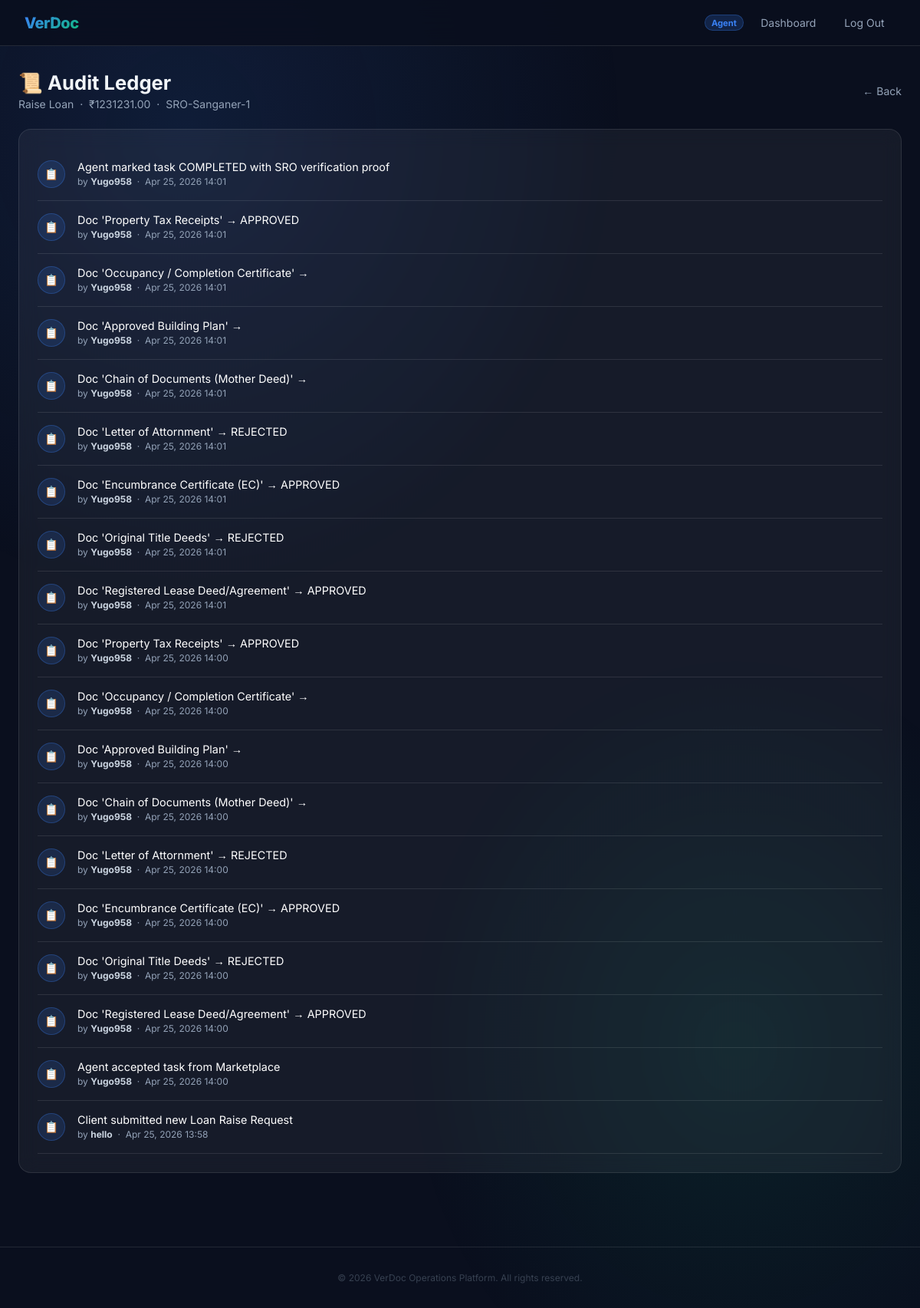
/history/17/ (signed in), run on the app's committed database.
### core/models.py (models this page shows, shortened)
class CustomUser(AbstractUser):
    role = models.CharField(max_length=10, choices=ROLE_CHOICES, default='CLIENT')
    phone_number = models.CharField(
        max_length=10, unique=True, null=True, blank=True,
        help_text='10-digit mobile number (mandatory for Agents)',
    )
    email = models.EmailField(unique=True)
    aadhar_number = models.CharField(
        max_length=12, blank=True, default='', unique=False,
        verbose_name='Aadhaar Number',
        help_text='12-digit Aadhaar number (format: XXXX XXXX XXXX)',
    )
    pan_number = models.CharField(
        max_length=10, blank=True, default='', unique=False,
        verbose_name='PAN Number',
        help_text='10-character PAN (e.g. ABCDE1234F)',
    )
    state        = models.CharField(max_length=100, blank=True, null=True)
    district     = models.CharField(max_length=100, blank=True, null=True)
    sub_district = models.CharField(max_length=100, blank=True, null=True)
    sro_no       = models.CharField(max_length=50, blank=True, null=True, verbose_name='SRO Number')
    last_active = models.DateTimeField(null=True, blank=True, verbose_name='Last Active')
    @property
    def is_client(self):
        return self.role == 'CLIENT'
    @property
    def is_agent(self):
        return self.role == 'AGENT'

class LoanOperation(models.Model):
    client = models.ForeignKey(
        CustomUser, on_delete=models.CASCADE,
        related_name='client_operations',
        limit_choices_to={'role': 'CLIENT'},
    )
    agent = models.ForeignKey(
        CustomUser, on_delete=models.SET_NULL,
        null=True, blank=True,
        related_name='agent_operations',
        limit_choices_to={'role': 'AGENT'},
    )
    operation_type = models.CharField(max_length=10, choices=OPERATION_TYPE_CHOICES)
    amount         = models.DecimalField(max_digits=15, decimal_places=2, null=True, blank=True)
    status         = models.CharField(max_length=20, choices=STATUS_CHOICES, default='PENDING')
    notes          = models.TextField(blank=True, null=True, help_text='Updates from agent')
    state          = models.CharField(max_length=100, blank=True, null=True, verbose_name='Target State')
    district       = models.CharField(max_length=100, blank=True, null=True, verbose_name='Target District')
    sub_district   = models.CharField(max_length=100, blank=True, null=True, verbose_name='Target Sub-District')
    sro_no         = models.CharField(max_length=50, blank=True, null=True, verbose_name='Target SRO Number')
    bhu_aadhar = models.CharField(
        max_length=14, blank=True, null=True,
        verbose_name='Bhu Aadhar (ULPIN)',
        help_text='14-character alphanumeric Unique Land Parcel Identification Number.',
    )
    doc_lease_deed    = models.FileField(upload_to='bank_docs/', blank=True, null=True,
        help_text='Registered Lease Deed/Agreement')
    doc_title_deed    = models.FileField(upload_to='bank_docs/', blank=True, null=True,
        help_text='Original Title Deeds (Sale Deed/Conveyance Deed)')
    doc_encumbrance   = models.FileField(upload_to='bank_docs/', blank=True, null=True,
        help_text='Encumbrance Certificate (EC) — 13–30 year period')
    doc_attornment    = models.FileField(upload_to='bank_docs/', blank=True, null=True,
        help_text="Letter of Attornment")
    doc_mother_deed   = models.FileField(upload_to='bank_docs/', blank=True, null=True,
        help_text='Chain of Documents (Mother Deed)')
    doc_building_plan = models.FileField(upload_to='bank_docs/', blank=True, null=True,
        help_text='Approved Building Plan / Sanction Plan')
    doc_occupancy     = models.FileField(upload_to='bank_docs/', blank=True, null=True,
        help_text='Occupancy Certificate / Completion Certificate')
    doc_tax_receipts  = models.FileField(upload_to='bank_docs/', blank=True, null=True,
        help_text='Latest Property Tax Receipts')
    doc_lease_deed_status    = models.CharField(max_length=10, choices=DOC_STATUS_CHOICES, default='PENDING')
    doc_title_deed_status    = models.CharField(max_length=10, choices=DOC_STATUS_CHOICES, default='PENDING')
    doc_encumbrance_status   = models.CharField(max_length=10, choices=DOC_STATUS_CHOICES, default='PENDING')
    doc_attornment_status    = models.CharField(max_length=10, choices=DOC_STATUS_CHOICES, default='PENDING')
    doc_mother_deed_status   = models.CharField(max_length=10, choices=DOC_STATUS_CHOICES, default='PENDING')
    doc_building_plan_status = models.CharField(max_length=10, choices=DOC_STATUS_CHOICES, default='PENDING')
    doc_occupancy_status     = models.CharField(max_length=10, choices=DOC_STATUS_CHOICES, default='PENDING')
    doc_tax_receipts_status  = models.CharField(max_length=10, choices=DOC_STATUS_CHOICES, default='PENDING')
    verification_proof = models.FileField(
        upload_to='verification_proofs/', blank=True, null=True,
        help_text='SRO stamped document or receipt',
    )
    created_at = models.DateTimeField(auto_now_add=True)
    updated_at = models.DateTimeField(auto_now=True)

class OperationHistory(models.Model):
    loan_operation = models.ForeignKey(LoanOperation, on_delete=models.CASCADE, related_name='history')
    actor          = models.ForeignKey(CustomUser, on_delete=models.SET_NULL, null=True)
    action         = models.TextField()
    snapshot       = models.JSONField(null=True, blank=True)
    timestamp      = models.DateTimeField(auto_now_add=True)
    class Meta:
        ordering = ['-timestamp']

### core/views.py (the view)
# urls.py: path('history/<int:pk>/',      views.OperationHistoryView.as_view(),  name='operation_history'),
class OperationHistoryView(LoginRequiredMixin, ListView):
    model               = LoanOperation
    template_name       = 'core/operation_history.html'
    context_object_name = 'task'
    def get_queryset(self):
        user = self.request.user
        pk   = self.kwargs['pk']
        if user.is_superuser:
            return LoanOperation.objects.all()
        if user.is_client:
            return LoanOperation.objects.filter(pk=pk, client=user)
        if user.is_agent:
            return LoanOperation.objects.filter(pk=pk, agent=user)
        return LoanOperation.objects.none()
    def get_context_data(self, **kwargs):
        ctx  = super().get_context_data(**kwargs)
        pk   = self.kwargs['pk']
        user = self.request.user
        if user.is_superuser:
            task = get_object_or_404(LoanOperation, pk=pk)
        elif user.is_client:
            task = get_object_or_404(LoanOperation, pk=pk, client=user)
        else:
            task = get_object_or_404(LoanOperation, pk=pk, agent=user)
        ctx['task']    = task
        ctx['history'] = task.history.all()
        return ctx

### templates/core/operation_history.html (shortened to what this page needs)
{% extends 'base.html' %}
{% block content %}
<div style="display: flex; justify-content: space-between; align-items: center; margin-bottom: 1.5rem; flex-wrap: wrap; gap: 1rem;">
    <div>
        <h1 style="margin: 0; font-size: 1.6rem;">&#x1F4DC; Audit Ledger</h1>
        <p style="color: var(--muted); font-size: 0.875rem; margin-top: 0.25rem;">
            {{ task.get_operation_type_display }} &nbsp;·&nbsp; ₹{{ task.amount }}
            &nbsp;·&nbsp; {{ task.sro_no|default:"N/A" }}
        </p>
    </div>
    <a href="javascript:history.back()" style="color: var(--muted); text-decoration: none; font-size: 0.875rem;">&larr; Back</a>
</div>
<div class="glass" style="padding: 1.5rem;">
    {% if history %}
        {% for entry in history %}
        <div style="display: flex; gap: 1rem; padding: 1rem 0; border-bottom: 1px solid var(--glass-border);">
            <div style="width: 36px; height: 36px; border-radius: 50%; background: rgba(59,130,246,0.15); border: 1px solid rgba(59,130,246,0.3); display: flex; align-items: center; justify-content: center; flex-shrink: 0; font-size: 0.9rem;">
                &#x1F4CB;
            </div>
            <div style="flex: 1;">
                <div style="font-size: 0.9rem; color: white; margin-bottom: 0.2rem;">{{ entry.action }}</div>
                <div style="font-size: 0.75rem; color: var(--muted);">
                    {% if not user.is_client or not entry.actor.is_agent %}
                        by <strong style="color: #cbd5e1;">{{ entry.actor.username|default:"System" }}</strong> &nbsp;·&nbsp;
                    {% endif %}
                    {{ entry.timestamp|date:"M d, Y H:i" }}
                </div>
            </div>
        </div>
        {% endfor %}
    {% else %}
        <div style="text-align: center; padding: 3rem; color: var(--muted);">No history entries yet.</div>
    {% endif %}
</div>
{% endblock %}

### templates/base.html (shortened to what this page needs)
<!DOCTYPE html>
<html lang="en">
<head>
</head>
<body>
<nav>
    <a href="{% url 'dashboard' %}" class="nav-brand">VerDoc</a>
    <div class="nav-links">
        {% if user.is_authenticated %}
            <span class="nav-badge">{{ user.get_role_display|default:user.role }}</span>
            <a href="{% url 'dashboard' %}">Dashboard</a>
            <form method="post" action="{% url 'logout' %}" style="display:inline;">
                <button type="submit" style="background:none;border:none;color:var(--muted);font-size:0.875rem;padding:0.4rem 0.9rem;border-radius:6px;cursor:pointer;font-family:inherit;transition:all 0.2s;" onmouseover="this.style.color='var(--text)';this.style.background='var(--glass-bg)'" onmouseout="this.style.color='var(--muted)';this.style.background='none'">Log Out</button>
            </form>
        {% else %}
            <a href="{% url 'login' %}">Log In</a>
            <a href="{% url 'signup' %}">Sign Up</a>
        {% endif %}
    </div>
</nav>
<main>
    {% block content %}{% endblock %}
</main>
<footer>
    &copy; 2026 VerDoc Operations Platform. All rights reserved.
</footer>
</body>
</html>

### templates/base.html (style rules this page uses)
:root { --primary: #3b82f6; --success: #10b981; --warning: #f59e0b; --danger: #ef4444; --bg: #0a0f1e; --surface: #111827; --glass-bg: rgba(255,255,255,0.05); --glass-border:rgba(255,255,255,0.10); --text: #f1f5f9; --muted: #94a3b8; }
*, *::before, *::after { box-sizing: border-box; margin: 0; padding: 0; }
body { font-family: 'Inter', sans-serif; background: var(--bg); color: var(--text); min-height: 100vh; }
body::before { content: ''; position: fixed; inset: 0; background: radial-gradient(ellipse 80% 60% at 20% 10%, rgba(59,130,246,0.12) 0%, transparent 60%), radial-gradient(ellipse 60% 50% at 80% 80%, rgba(16,185,129,0.10) 0%, transparent 60%); pointer-events: none; z-index: 0; }
nav { position: sticky; top: 0; z-index: 100; background: rgba(10,15,30,0.85); backdrop-filter: blur(16px); border-bottom: 1px solid var(--glass-border); padding: 0 2rem; display: flex; align-items: center; justify-content: space-between; height: 60px; }
.nav-brand { font-size: 1.25rem; font-weight: 800; letter-spacing: -0.5px; background: linear-gradient(135deg, var(--primary), var(--success)); -webkit-background-clip: text; -webkit-text-fill-color: transparent; text-decoration: none; }
.nav-links { display: flex; gap: 0.5rem; align-items: center; }
.nav-links a { color: var(--muted); text-decoration: none; font-size: 0.875rem; padding: 0.4rem 0.9rem; border-radius: 6px; transition: all 0.2s; }
.nav-badge { font-size: 0.7rem; font-weight: 700; padding: 0.15rem 0.5rem; border-radius: 99px; background: rgba(59,130,246,0.2); color: var(--primary); border: 1px solid rgba(59,130,246,0.3); }
main { position: relative; z-index: 1; max-width: 1200px; margin: 0 auto; padding: 2rem 1.5rem; }
.glass { background: var(--glass-bg); border: 1px solid var(--glass-border); border-radius: 16px; backdrop-filter: blur(12px); }
footer { text-align: center; font-size: 0.75rem; color: #374151; padding: 2rem; border-top: 1px solid var(--glass-border); margin-top: 4rem; position: relative; z-index: 1; }

### data on the page
CustomUser: role "Agent"
LoanOperation: operation_type "Raise Loan", amount "1231231.00", sro_no "SRO-Sanganer-1"
OperationHistory: action "Agent marked task COMPLETED with SRO verification proof", actor.username "Yugo958", timestamp "Apr 25, 2026 14:01"
OperationHistory: action "Doc 'Property Tax Receipts' → APPROVED", actor.username "Yugo958", timestamp "Apr 25, 2026 14:01"
OperationHistory: action "Doc 'Occupancy / Completion Certificate' →", actor.username "Yugo958", timestamp "Apr 25, 2026 14:01"
OperationHistory: action "Doc 'Approved Building Plan' →", actor.username "Yugo958", timestamp "Apr 25, 2026 14:01"
OperationHistory: action "Doc 'Chain of Documents (Mother Deed)' →", actor.username "Yugo958", timestamp "Apr 25, 2026 14:01"
OperationHistory: action "Doc 'Letter of Attornment' → REJECTED", actor.username "Yugo958", timestamp "Apr 25, 2026 14:01"
OperationHistory: action "Doc 'Encumbrance Certificate (EC)' → APPROVED", actor.username "Yugo958", timestamp "Apr 25, 2026 14:01"
OperationHistory: action "Doc 'Original Title Deeds' → REJECTED", actor.username "Yugo958", timestamp "Apr 25, 2026 14:01"
OperationHistory: action "Doc 'Registered Lease Deed/Agreement' → APPROVED", actor.username "Yugo958", timestamp "Apr 25, 2026 14:01"
OperationHistory: action "Doc 'Property Tax Receipts' → APPROVED", actor.username "Yugo958", timestamp "Apr 25, 2026 14:00"
OperationHistory: action "Doc 'Occupancy / Completion Certificate' →", actor.username "Yugo958", timestamp "Apr 25, 2026 14:00"
OperationHistory: action "Doc 'Approved Building Plan' →", actor.username "Yugo958", timestamp "Apr 25, 2026 14:00"
OperationHistory: action "Doc 'Chain of Documents (Mother Deed)' →", actor.username "Yugo958", timestamp "Apr 25, 2026 14:00"
OperationHistory: action "Doc 'Letter of Attornment' → REJECTED", actor.username "Yugo958", timestamp "Apr 25, 2026 14:00"
OperationHistory: action "Doc 'Encumbrance Certificate (EC)' → APPROVED", actor.username "Yugo958", timestamp "Apr 25, 2026 14:00"
OperationHistory: action "Doc 'Original Title Deeds' → REJECTED", actor.username "Yugo958", timestamp "Apr 25, 2026 14:00"
OperationHistory: action "Doc 'Registered Lease Deed/Agreement' → APPROVED", actor.username "Yugo958", timestamp "Apr 25, 2026 14:00"
OperationHistory: action "Agent accepted task from Marketplace", actor.username "Yugo958", timestamp "Apr 25, 2026 14:00"
OperationHistory: action "Client submitted new Loan Raise Request", actor.username "hello", timestamp "Apr 25, 2026 13:58"
